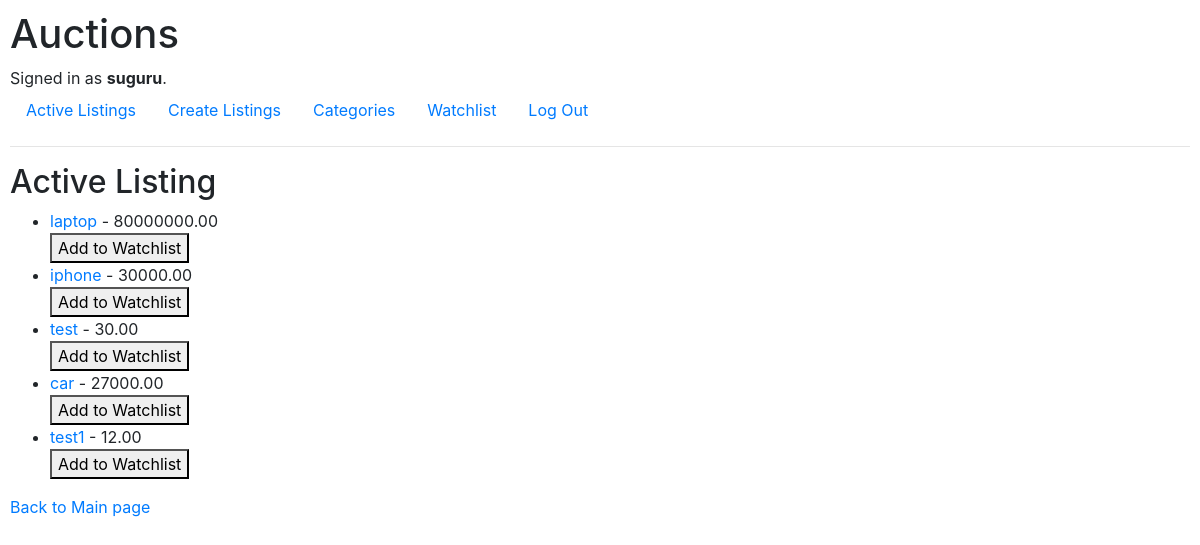
The app's page /active_listing/ (signed in) with its own data.
### auctions/models.py (models this page shows)
class User(AbstractUser):
    pass

class Listing(models.Model):
    title = models.CharField(max_length=64, unique= True)
    text_description = models.CharField(max_length=255)
    price = models.FloatField()
    inActive = models.BooleanField(default=True)
    owner = models.ForeignKey(User, on_delete=models.CASCADE, blank=True, null=True, related_name="user")
    category = models.ForeignKey(Category, on_delete=models.CASCADE, blank=True,null=True, related_name="category")
    image_url = models.URLField(blank=True, null=True)
    starting_bid = models.DecimalField(max_digits=10, decimal_places=2, default=0.0)
    current_highest_bid = models.DecimalField(max_digits=10, decimal_places=2, default=0)
    current_highest_bidder = models.ForeignKey(User, on_delete=models.SET_NULL, null=True, blank=True)
    watchlist_users = models.ManyToManyField(User,related_name='watchlist_listings', blank=True)

### auctions/views.py (the view)
# urls.py: path('active_listing/', views.active_listing, name='active_listing'),
def active_listing(request):
    listings = Listing.objects.all()
    return render(request, "auctions/active_listing.html", {'listings': listings})

### auctions/templates/auctions/active_listing.html (shortened to what this page needs)
{% extends "auctions/layout.html" %}
{% block body %}
    <h2>Active Listing</h2>
    <ul>
        {% for listing in listings %}
            <li>
                <a href="{% url 'listing_detail' listing.id %}">{{ listing.title }}</a> - {{listing.current_highest_bid}}
                <form method="POST" action="{% url 'add_to_watchlist' listing.id %}">
                    <button type="submit">Add to Watchlist</button>
                </form>
            </li>
        {% empty %}
            <li>No Listings available.</li>
        {% endfor %}
    </ul>
    <a href="{% url 'active_listing' %}">Back to Main page</a>
{% endblock %}

### auctions/templates/auctions/layout.html (shortened to what this page needs)
{% load static %}
<!DOCTYPE html>
<html lang="en">
    <head>
        <link rel="stylesheet" href="https://stackpath.bootstrapcdn.com/bootstrap/4.4.1/css/bootstrap.min.css">
        <link href="{% static 'auctions/styles.css' %}" rel="stylesheet">
    </head>
    <body>
        <h1>Auctions</h1>
        <div>
            {% if user.is_authenticated %}
                Signed in as <strong>{{ user.username }}</strong>.
            {% else %}
                Not signed in.
            {% endif %}
        </div>
        <ul class="nav">
            <li class="nav-item">
                <a class="nav-link" href="{% url 'active_listing' %}">Active Listings</a>
            </li>
            <li class="nav-item">
                <a class="nav-link" href="{% url 'create_listing' %}">Create Listings</a>
            </li>
            <li class="nav-item">
                <a class="nav-link" href="{% url 'create_listing' %}">Categories</a>
            </li>
            <li class="nav-item">
                <a class="nav-link" href="{% url 'watchlist' %}">Watchlist</a>
            </li>
            {% if user.is_authenticated %}
                <li class="nav-item">
                    <a class="nav-link" href="{% url 'logout' %}">Log Out</a>
                </li>
            {% endif %}
        </ul>
        <hr>
        {% block body %}
        {% endblock %}
    </body>
</html>

### auctions/static/auctions/styles.css (style rules this page uses)
body { padding: 10px; }

### records on screen
User: username "suguru"
Listing: title "laptop", current_highest_bid "80000000.00"
Listing: title "iphone", current_highest_bid "30000.00"
Listing: title "test", current_highest_bid "30.00"
Listing: title "car", current_highest_bid "27000.00"
Listing: title "test1", current_highest_bid "12.00"
